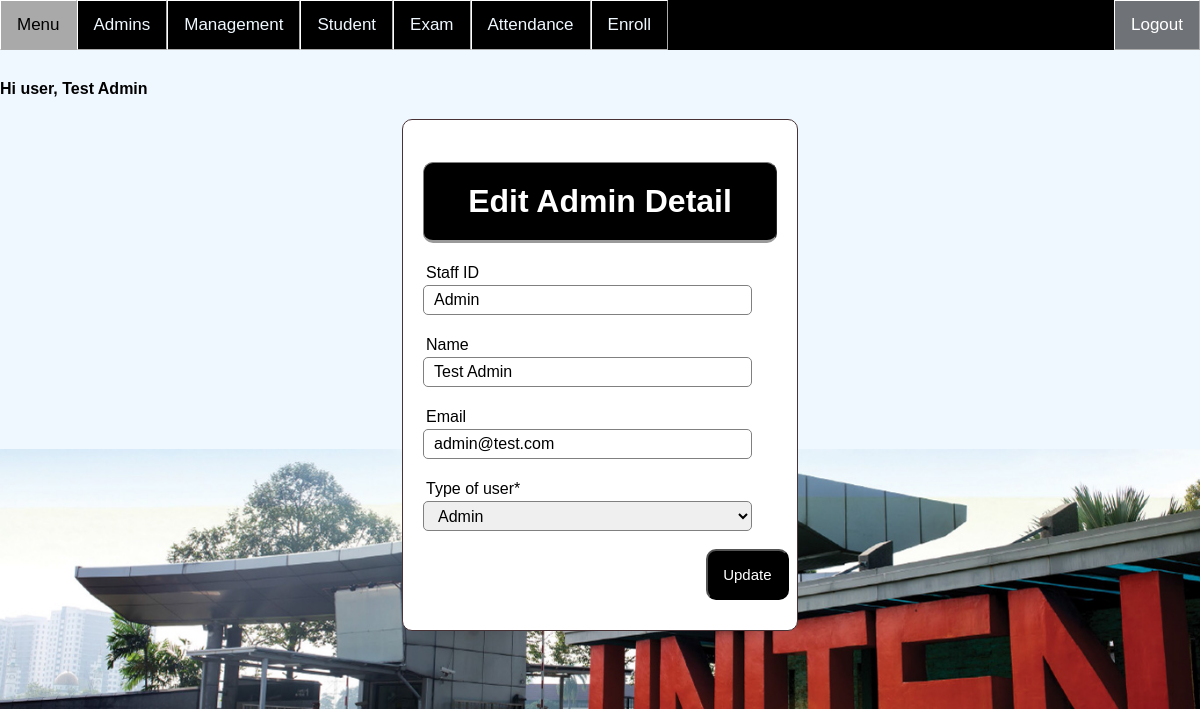
Screenshot of /Admin/Edit.php?id=1 (signed in) with the database file from the repository.
### tables this page shows
CREATE TABLE `users` (
  `id` int(11) NOT NULL,
  `staffId` varchar(99) NOT NULL,
  `password` varchar(255) NOT NULL,
  `name` varchar(255) NOT NULL,
  `email` varchar(255) NOT NULL,
  `type_user` varchar(20) NOT NULL
);

### Admin/Edit.php (the view, shortened to what this page needs)
<?php
if(isset ($_SESSION["userId"]))
{	include "Header.php";?>
<!DOCTYPE html>
<html>
<head>
</head>
<body>
<?php
	$userID = $_GET["id"];
	$queryGet = "select * from users where id='".$userID."'";
	$resultGet = mysqli_query($link,$queryGet);
	if(!$resultGet)
	{
		die ("Invalid Query - get Register List: ". mysqli_error($link));
	}
	else
	{?>
	<div class="wrapper">
		<div class="middle">
			<div class="contentnew" style="margin-bottom: 50px;">
			<form class = "content" style="position: relative; width: 60%; margin:auto;left:0" action="Update.php" name="EditForm" method="POST">
				<h1 class="header">Edit Admin Detail</h1>
				<?php	while($baris= mysqli_fetch_array($resultGet, MYSQLI_BOTH))	{?>
					<div class="input-group">
						<label>Staff ID</label>
						<input type="text" name="staffId" value="<?php echo $baris['staffId']; ?>"><br><br>
						<label>Name</label>
						<input type="text" name="name" value="<?php echo $baris['name'] ?>"><br><br>
						<label>Email</label>
						<input type="email" name="email" value="<?php echo $baris['email'] ?>"><br><br>
						<label>Type of user*</label>
						<select name="type_user">
							<option value="Admin" <?php if($baris['type_user']=='Admin') echo 'selected'?>>Admin</option>
						</select><br><br>
						<button style="position: relative;left: 80%"; type="submit" class="btn" name="staff">Update</button>
					</div> <?php	}?>
			</form>
			</div>
		</div>
	</div>
	<?php
		}
}
else {
	echo "No session exists or session has expired. Please log in again ";
	echo "Page will be redirect in 5 seconds";
	header('Refresh: 5; ../Admin/Login.php');
}
	?>
</body>
</html>

### CSS/topNav.css (style rules this page uses)
* { box-sizing: border-box; }
body { margin: 0; font-family: Arial, Helvetica, sans-serif; background-image: url("bc.jpg"); background-color:aliceblue; background-size: 100% ; background-repeat: no-repeat; background-attachment: fixed; background-position:90% 100%; position:absolute; top:10%; max-width: -webkit-fill-available; right: 0px; left: 0px; }
.wrapper { width: 100%; min-width: 1000px; }
.header { width: auto; color: white; background:black; text-align: center; border: 1px solid gray; border-bottom: none; border-radius: 10px 10px 10px 10px; border-style: outset; padding: 20px; }
.middle { width: 100%; position: relative; }
.middle:after { display: table; clear: both; content: ''; }
.contentnew { padding: 0 270px 0 270px; }
.content { position:fixed; top:10%; left:35%; width: 30%; margin: 0px auto; padding: 20px; border: 1px solid #483235; background: white; border-radius: 10px 10px 10px 10px; }
.input-group { margin: 10px 0px 10px 0px; }
.input-group label { display: block; text-align: left; margin: 3px; }
.input-group input { height: 30px; width: 93%; padding: 5px 10px; font-size: 16px; border-radius: 5px; border: 1px solid gray; }
.input-group select { height: 30px; width: 93%; padding: 5px 10px; font-size: 16px; border-radius: 5px; border: 1px solid gray; }
.btn { padding: 15px; font-size: 15px; color: white; background: black ; border-style: outset; border-radius: 10px; cursor: pointer; }

### rows the page displays
users: staffId "Admin", name "Test Admin", email "admin@test.com", type_user "Admin"

### other values shown
$_SESSION["name"] "Test Admin"
